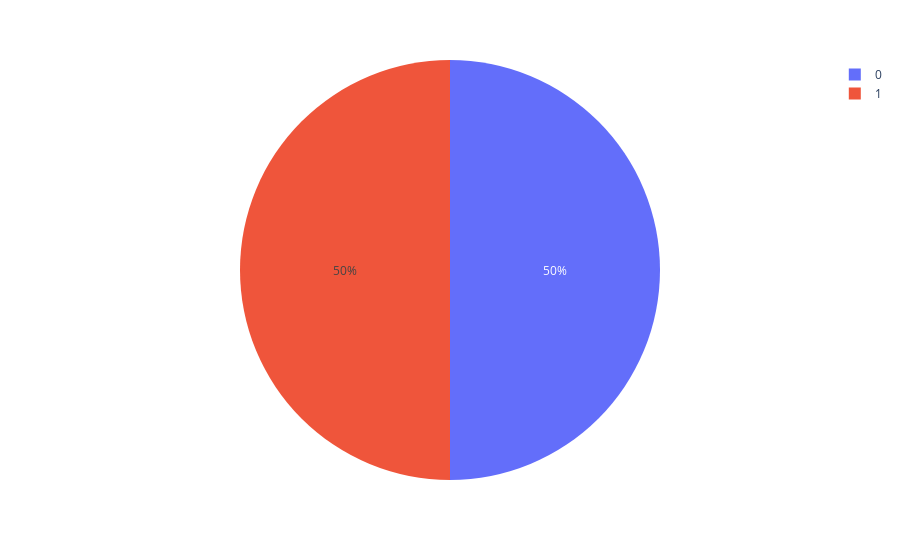

The cell this chart's notebook holds for it:
### Code cell
fig = px.pie(Y_train_resampled, names="LoanApproved")
fig.show()

### Figure 1 — Plotly figure (JSON) as saved in the notebook; plotly's stock layout.template omitted (floating-point values rounded to 4 significant figures; data arrays with more than 128 entries replaced by an {"elided": "..."} marker saying what was removed)
{"data": [{"domain": {"x": [0, 1], "y": [0, 1]}, "hovertemplate": "LoanApproved=%{label}<extra></extra>", "labels": {"elided": "24360 int values"}, "legendgroup": "", "name": "", "showlegend": true, "type": "pie"}], "layout": {"legend": {"tracegroupgap": 0}, "margin": {"t": 60}}}
